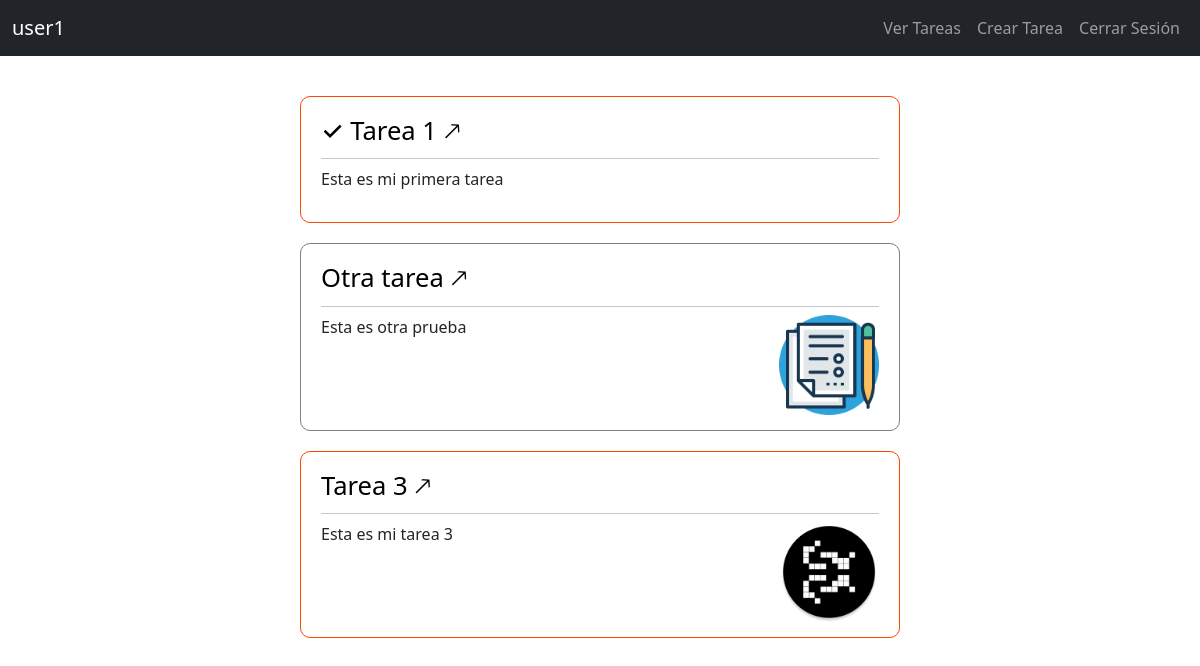
/tareas/ (signed in), run on the app's committed database.
### tareas/models.py (models this page shows, shortened)
class Tarea(models.Model):
    usuario = models.ForeignKey(User, on_delete=models.CASCADE)
    titulo = models.CharField(max_length=100)
    descripcion = models.TextField(blank=True)
    fecha_creacion = models.DateTimeField(auto_now_add=True)
    fecha_completada = models.DateTimeField(null=True, blank=True)
    es_importante = models.BooleanField(default=False)
    img = models.ImageField(upload_to='tareas_imgs/', blank=True)

### tareas/views.py (the view)
# urls.py: path('tareas/', include('tareas.urls')),
@login_required
def tareas(request):
    tareas = Tarea.objects.all().filter(usuario=request.user)
    return render(request, 'tareas.html', {
        'tareas': tareas
    })

### tareas/templates/tareas.html (shortened to what this page needs)
{% extends "base.html" %}
{% load static %}
{% block style %}
<link rel="stylesheet" href="{% static "css/tareas.css" %}" />
{% endblock style %}
{% block content %}
<main>
  {% for tarea in tareas %}
  <div class="tarea-container {% if tarea.es_importante %}tarea-importante{% endif %}">
    <div class="tarea-header d-flex justify-content-between">
      <a href="{% url "detalle_tarea" tarea.id %}" class='tarea-titulo'>
        {% if tarea.fecha_completada %}✓{% endif %} {{ tarea.titulo }} 🡕
      </a>
    </div>
    <hr />
    <div class="tarea-contenido">
      <p>{{ tarea.descripcion }}</p>
    <div class='tarea-img-container'>
      {% if tarea.img %}
      <img src="{{ tarea.img.url }}" alt="{{ tarea.title }}" />
      {% else %}
      <img src="{% static "img/tarea_default.png" %}" alt="{{ tarea.title }}" />
      {% endif %}
    </div>
    </div>
  </div>
  {% endfor %}
</main>
{% endblock content %}

### templates/include/navbar.html (shortened to what this page needs)
<nav class="navbar navbar-expand-lg navbar-dark bg-dark">
  <div class="container-fluid">
    <a class="navbar-brand" href="{% url "tareas" %}">{{ user.username }}</a>
    <div class="collapse navbar-collapse justify-content-end" id="navbarNav">
      <ul class="navbar-nav">
        <li class="nav-item">
          <a class="nav-link" href="{% url "tareas" %}">Ver Tareas</a>
        </li>
        <li class="nav-item">
          <a class="nav-link" href="{% url "crear_tarea" %}">Crear Tarea</a>
        </li>
        <li class="nav-item">
          <a class="nav-link" href="{% url "cerrar_sesion" %}">Cerrar Sesión</a>
        </li>
      </ul>
    </div>
  </div>
</nav>

### tareas/static/css/tareas.css (style rules this page uses)
main { padding: 20px; }
.tarea-container { border: 1px solid gray; border-radius: 10px; margin: 20px auto; padding: 15px 20px; width: 600px; }
.tarea-importante { border: 1px solid orangered; }
.tarea-titulo { font-size: 1.6rem; text-decoration: none; font-weight: 500; color: black; }
.tarea-container hr { margin: 0.5rem 0; }
.tarea-contenido { display: flex; }
.tarea-contenido p { flex: 1; }
.tarea-img-container { width: 100px; }
.tarea-img-container img { height: 100px; }

### data on the page
Tarea: titulo "Tarea 1", descripcion "Esta es mi primera tarea"
Tarea: titulo "Otra tarea", descripcion "Esta es otra prueba", img (picture)
Tarea: titulo "Tarea 3", descripcion "Esta es mi tarea 3", img (picture)

### other printed values
{{ user.username }} "user1"
